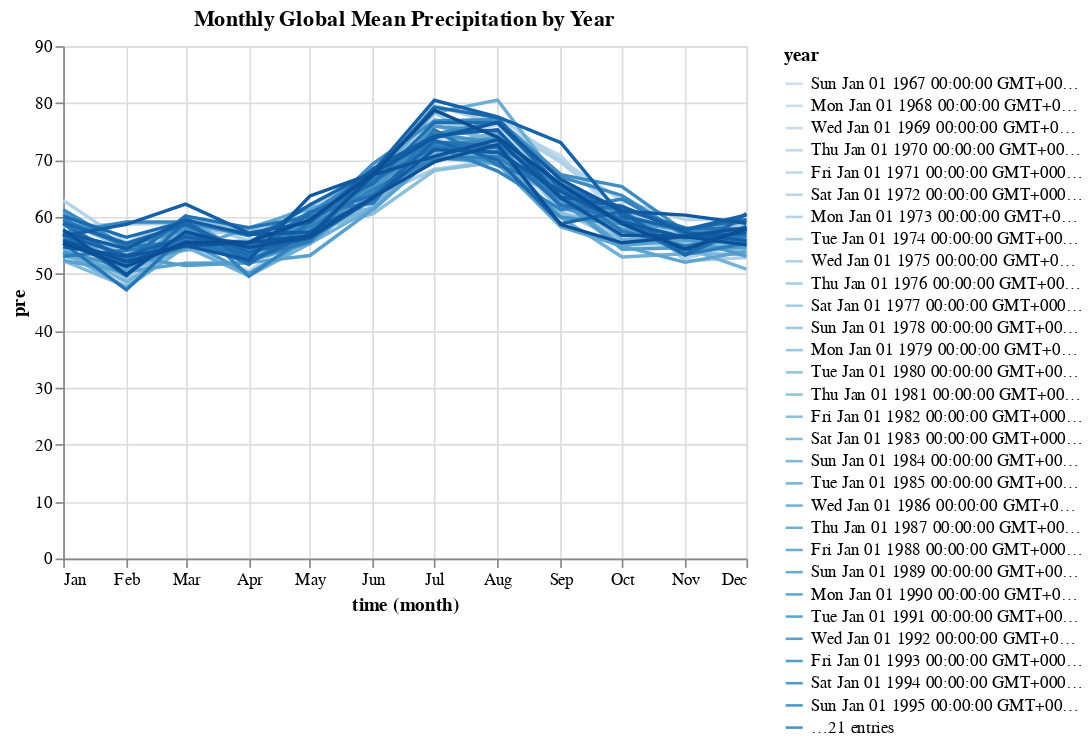

Here is the notebook cell this chart was saved with:
### Code cell
data = precipitation.pre.mean(dim=["lat", "lon"]).to_dataframe().dropna().reset_index()
alt.Chart(data, title="Monthly Global Mean Precipitation by Year").mark_line().encode(
    alt.X("time:T", timeUnit="month"),
    alt.Y("pre:Q"),
    alt.Color("year:O")
).transform_timeunit(
    "year", field="time", timeUnit="year"
)

### Figure 1 — Vega-Lite specification as saved in the notebook (floating-point values rounded to 4 significant figures; data arrays with more than 128 entries replaced by an {"elided": "..."} marker saying what was removed)
{"$schema": "https://vega.github.io/schema/vega-lite/v2.4.3.json", "config": {"view": {"height": 300, "width": 400}}, "data": {"values": {"elided": "600 records"}}, "encoding": {"color": {"field": "year", "type": "ordinal"}, "x": {"field": "time", "timeUnit": "month", "type": "temporal"}, "y": {"field": "pre", "type": "quantitative"}}, "mark": "line", "title": "Monthly Global Mean Precipitation by Year", "transform": [{"as": "year", "field": "time", "timeUnit": "year"}]}
